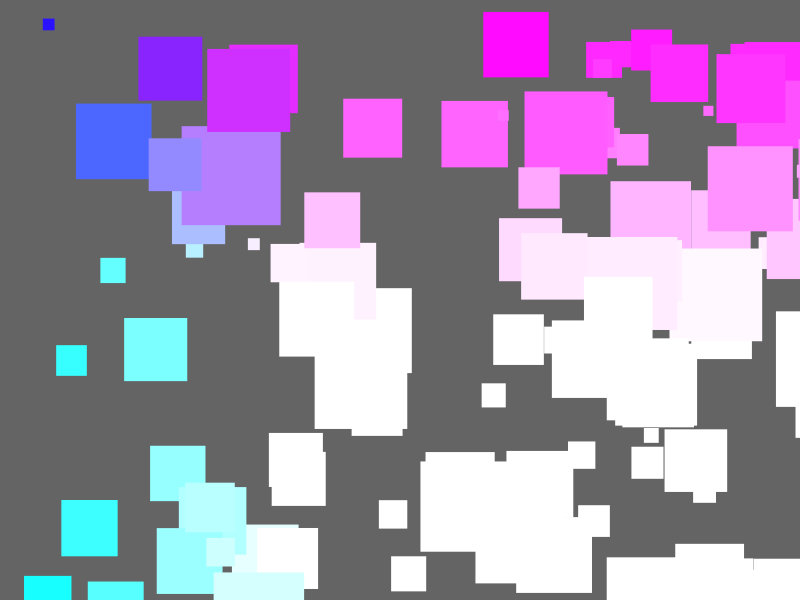
Frame 1 (no input)
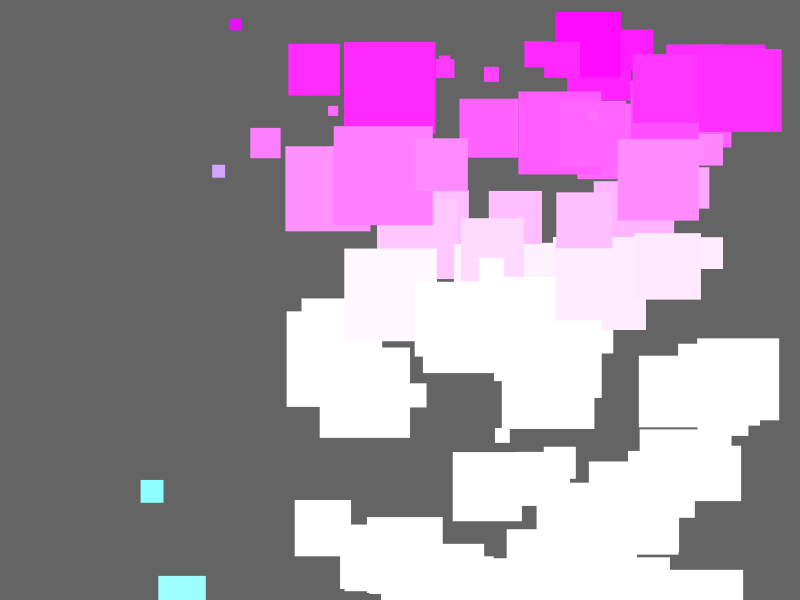
Frame 60 (the mouse pressed at the canvas centre just before this capture)
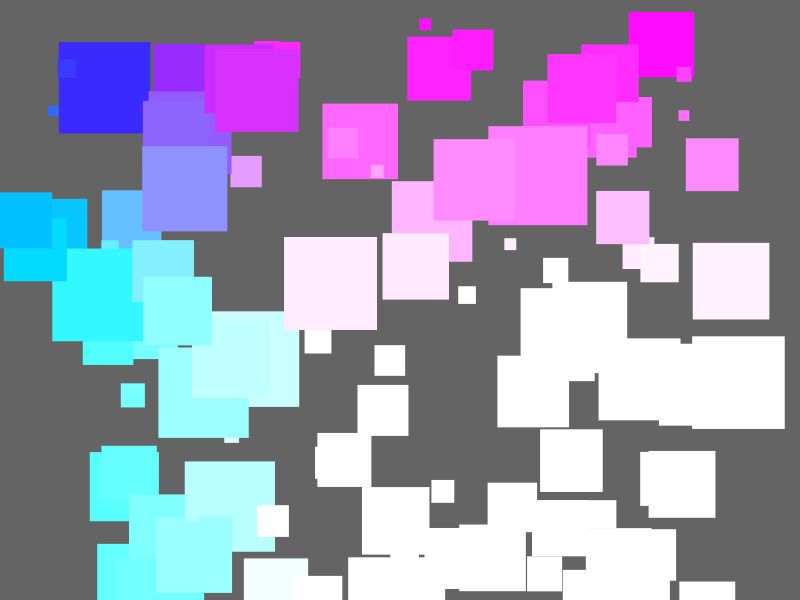
Frame 120 (the mouse held since frame 60 and released just before this capture)

The Processing sketch that drew these frames (run headless with seeded random() and noise(); from frame 60 on, the mouse is pressed at the canvas centre):

// Processing sketch: Objects_movingrect_accident_e
// ── Objects_movingrect_accident_e.pde
ArrayList <myObject> objects;

//INTIATE
void setup () {
  size (800, 600);
  objects = new ArrayList <myObject>();
  for ( int i = 0; i < 100; i ++) {
    objects.add (new myObject());
    noStroke();
  }
}

void draw () {
  background (100);
  for (myObject o : objects) {
    o.draw();
  }
  }

  class myObject {

    float x, y;
    float speed;
    float direction;
    float size;

    //CONSTRUCTOR [void setup for class]

    myObject () {
      x = random (0, 800);
      y = random (0, 600);
      speed = random (1, 10);
      direction = 1;
      size = random (10, 100);
    }
    void draw () {
      x = x + speed*direction;

      fill (x, y, 255);
      rect (x, y, size, size);

      if (x > width - 100) {
        direction = -1;
      } else if (x<0) {
        direction = +1;
      }
    }
  }


// homework random color + pulse in size
